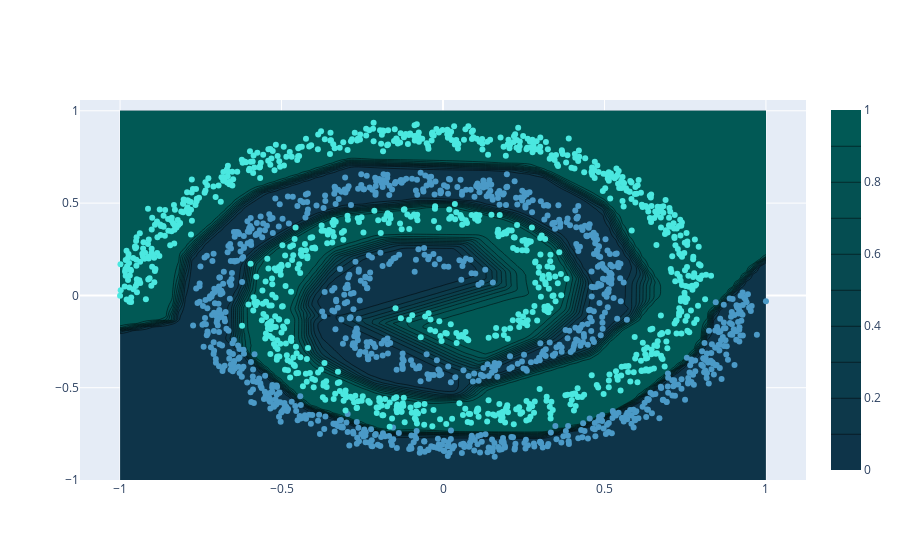

This figure's notebook cell:
### Code cell
from plotly import express as px
import numpy as np
x1_example = np.linspace(-1,1,100)
x2_example = np.linspace(-1,1,100)

x1, x2 = np.meshgrid(x1_example,x2_example)

example = np.array([[xx1,xx2] for xx1,xx2 in zip(x1.reshape(-1),x2.reshape(-1))])

pred_example = model(example).numpy().reshape([100,100])

fig = go.Figure(data=[
    go.Contour(
        x=x1_example,
        y=x2_example,
        z=pred_example,
        colorscale=[color_chart[-2],color_chart[-1]]
    )
])
fig.add_trace(go.Scatter(x = data[:,0],
                         y = data[:,1],
                         mode = "markers",
                         marker = dict(
                             color=target,
                             colorscale=color_chart[0:2])
                         )
)
fig.show()
